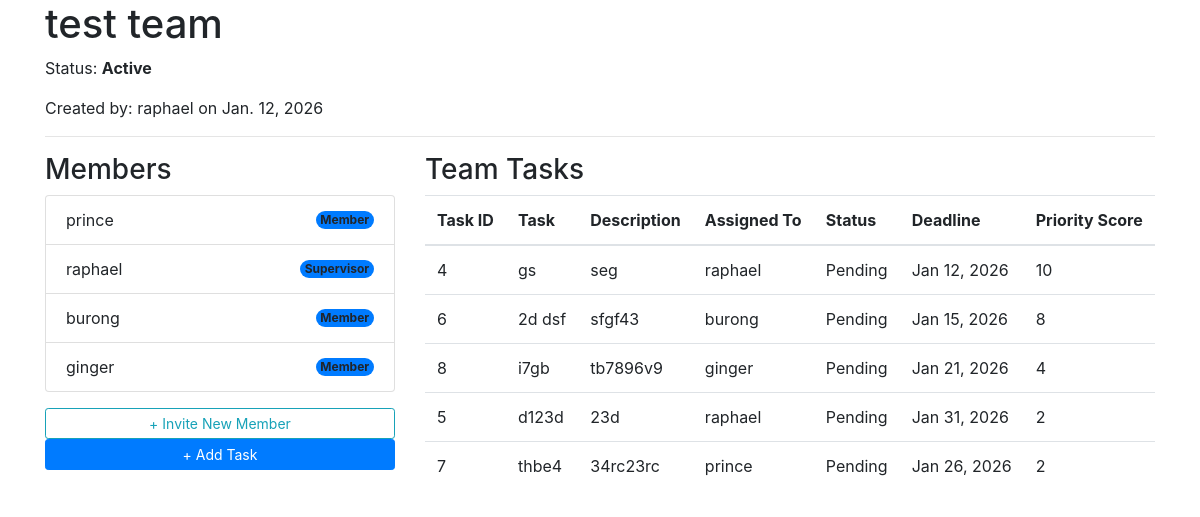
Page /main/team/8/ (signed in) on the earlier database version.
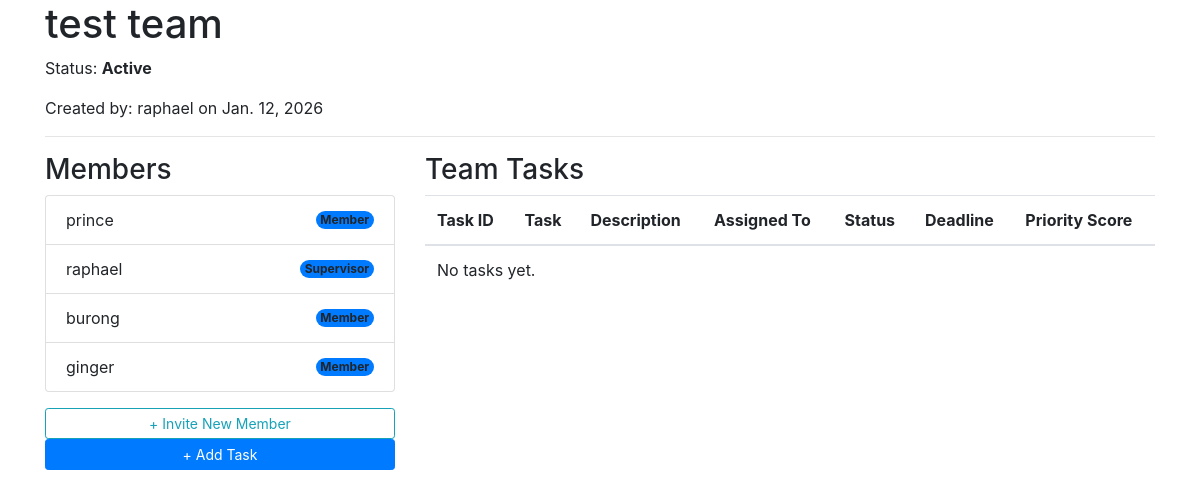
Same page on the later database version.
### main/models.py (models this page shows, shortened)
class Team(models.Model):
    ACTIVE = 'active'
    DELETED = 'deleted'
    CHOICES_STATUS = (
        (ACTIVE, 'Active'),
        (DELETED, 'Deleted')
    )
    title = models.CharField(max_length=255)
    members = models.ManyToManyField(User, related_name='teams', through='TeamMembership')
    created_by = models.ForeignKey(User, related_name='created_teams', on_delete=models.CASCADE)
    created_at = models.DateTimeField(auto_now_add=True)
    status = models.CharField(max_length=10, choices=CHOICES_STATUS, default=ACTIVE)
    invite_code = models.CharField(max_length=36, unique=True, blank=True, null=True)
    class Meta:
        ordering = ['title']

class TeamMembership(models.Model):
    ROLE_CHOICES = (
        ('supervisor', 'Supervisor'),
        ('member', 'Member')
    ) # role choices for each user
    user = models.ForeignKey(User, on_delete=models.CASCADE)
    team = models.ForeignKey(Team, on_delete=models.CASCADE)
    role = models.CharField(max_length=20, choices = ROLE_CHOICES)
    class Meta:
        unique_together = ('user', 'team') # so users can only have one role inside a team

class Task(models.Model):
    STATUS_CHOICES = (
        ('pending', 'Pending'),
        ('submitted', 'Submitted'),
        ('revision', 'Revision'),
        ('accomplished', 'Accomplishsed')
    ) # available status for each task
    DIFFICULTY_CHOICES = (
        (1,'1 - Very Easy'),
        (2,'2 - Easy'),
        (3,'3 - Medium'),
        (4,'4 - Hard'),
        (5,'5 - Very Hard')
    )
    team = models.ForeignKey(Team, on_delete=models.CASCADE, related_name='tasks')
    created_by = models.ForeignKey(User, on_delete=models.SET_NULL, null=True)
    task_id = models.AutoField(primary_key=True)
    title = models.CharField(max_length=200)
    description = models.TextField(max_length=120)
    assigned_to = models.ForeignKey(User, on_delete=models.SET_NULL,null=True,blank=True,related_name='assigned_tasks')
    deadline = models.DateTimeField()
    difficulty = models.IntegerField(choices=DIFFICULTY_CHOICES, default=1)
    status = models.CharField(max_length=20, choices=STATUS_CHOICES, default='pending')
    @property
    def priority_score(self):
        now = timezone.now()
        time_diff = self.deadline - now
        days_remaining = time_diff.days
        if days_remaining <= 0:
            return 10
        raw_score = self.difficulty + (10/max(days_remaining, 1))
        return min(max(round(raw_score), 1), 10)

### main/views.py (the view)
# urls.py: path("team/<int:team_id>/", views.team_detail, name='team-detail'),
@login_required
def team_detail(request, team_id):
    team = get_object_or_404(Team, id=team_id)
    user_membership = TeamMembership.objects.filter(user=request.user, team=team).first()
    if not user_membership:
        return redirect('main:profile') # Redirect if they try to snoop on other teams
    if request.method == "POST":
        form = CreateTask(request.POST)
        if form.is_valid():
            task = form.save(commit=False)
            task.team = team
            task.save()
            messages.success(request, "Task added successfully!")
            return redirect('main:team-detail', team_id=team.id)
    else:
        form = CreateTask()
    if hasattr(team, 'members'):
        form.fields['assigned_to'].queryset = team.members.all()
    pending_tasks = team.tasks.filter(status='pending')
    task_heap = TaskMaxHeap(pending_tasks)
    sorted_tasks = task_heap.get_sorted_tasks()
    all_memberships = TeamMembership.objects.filter(team=team).select_related('user')
    context = {
        'team': team,
        'my_role': user_membership.role,
        'memberships': all_memberships,
        'tasks': sorted_tasks,
        'form': form,
    }
    return render(request, 'main/team_detail.html', context)

### main/utils.py (called while the page is built)
    def _swap(self, i, j):
        self.heap[i], self.heap[j] = self.heap[j], self.heap[i]
        self.position_map[self.heap[i].task_id] = i
        self.position_map[self.heap[j].task_id] = j

    def insert(self, task):
        self.heap.append(task)
        idx = len(self.heap) - 1
        self.position_map[task.task_id] = idx
        self._sift_up(idx)

    def _sift_up(self, idx):
        while idx > 0:
            parent = (idx - 1) // 2
            if self.heap[idx].priority_score > self.heap[parent].priority_score:
                self._swap(idx, parent)
                idx = parent
            else:
                break

    def _sift_down(self, idx):
        length = len(self.heap)
        while True:
            largest = idx
            left = 2 * idx + 1
            right = 2 * idx + 2
            if left < length and self.heap[left].priority_score > self.heap[largest].priority_score:
                largest = left
            if right < length and self.heap[right].priority_score > self.heap[largest].priority_score:
                largest = right
            if largest != idx:
                self._swap(idx, largest)
                idx = largest
            else:
                break

    def pop_max(self):
        if not self.heap: return None
        return self.remove_by_id(self.heap[0].task_id)

    def remove_by_id(self, task_id):
        if task_id not in self.position_map:
            return None
        idx = self.position_map[task_id]
        last_idx = len(self.heap) - 1
        if idx == last_idx:
            removed = self.heap.pop()
            del self.position_map[task_id]
        else:
            self._swap(idx, last_idx)
            removed = self.heap.pop()
            del self.position_map[task_id]
            self._sift_down(idx)
            self._sift_up(idx)
        return removed

    def get_sorted_tasks(self):
        temp_heap = TaskMaxHeap(self.heap)
        sorted_list = []
        while temp_heap.heap:
            sorted_list.append(temp_heap.pop_max())
        return sorted_list

### main/templates/main/team_detail.html (shortened to what this page needs)
{% extends 'base/base.html' %}
{% block content %}
<div class="container">
    <h1>{{ team.title }}</h1>
    <p>Status: <strong>{{ team.get_status_display }}</strong></p>
    <p>Created by: {{ team.created_by.username }} on {{ team.created_at|date }}</p>
    <hr>
    <div class="row">
        <div class="col-md-4">
            <h3>Members</h3>
            <ul class="list-group">
                {% for mem in memberships %}
                    <li class="list-group-item d-flex justify-content-between align-items-center">
                        {{ mem.user.username }}
                        <span class="badge bg-primary rounded-pill">{{ mem.role|title }}</span>
                    </li>
                {% endfor %}
            </ul>
            <div class = 'd-flex flex-column'>
                {% if my_role == 'supervisor' %}
                    <a href="#"
                    class="btn btn-sm btn-outline-info mt-3"
                    id="generate-invite-btn"
                    data-team-id="{{ team.id }}">
                    + Invite New Member
                    </a>
                {% endif %}
                <button type="button" class="btn btn-sm btn-primary mb-2" data-toggle="modal" data-target="#addTaskModal">
                    + Add Task
                </button>
            </div>
        </div>
        <div class="col-md-8">
            <h3>Team Tasks</h3>
            <table class="table">
                <thead>
                    <tr>
                        <th>Task ID</th>
                        <th>Task</th>
                        <th>Description</th>
                        <th>Assigned To</th>
                        <th>Status</th>
                        <th>Deadline</th>
                        <th>Priority Score</th>
                    </tr>
                </thead>
                <tbody>
                    {% for task in tasks %}
                        <tr>
                            <td>{{ task.task_id }}</td>
                            <td>{{ task.title }}</td>
                            <td style="max-width: 250px; word-wrap: break-word; white-space: normal;">{{ task.description }}</td>
                            <td>{{ task.assigned_to.username }}</td>
                            <td>{{ task.get_status_display }}</td>
                            <td>{{ task.deadline|date:"M d, Y" }}</td>
                            <td>{{ task.priority_score }}</td>
                        </tr>
                    {% empty %}
                        <tr><td colspan="4">No tasks yet.</td></tr>
                    {% endfor %}
                </tbody>
            </table>
        </div>
    </div>
</div>
{% endblock %}

### myApp/templates/base/base.html (shortened to what this page needs)
<!DOCTYPE html>
<html lang="en">
<head>
  <link
    rel="stylesheet"
    href="https://stackpath.bootstrapcdn.com/bootstrap/4.5.2/css/bootstrap.min.css"
  >
</head>
<body>
  {% block content %}{% endblock %}
</body>
</html>

Differences in the rows shown:
removed Task: task_id "4", title "gs", description "seg", assigned_to.username "raphael", status "Pending", deadline "Jan 12, 2026", priority_score "10"
removed Task: task_id "6", title "2d dsf", description "sfgf43", assigned_to.username "burong", status "Pending", deadline "Jan 15, 2026", priority_score "8"
removed Task: task_id "8", title "i7gb", description "tb7896v9", assigned_to.username "ginger", status "Pending", deadline "Jan 21, 2026", priority_score "4"
removed Task: task_id "5", title "d123d", description "23d", assigned_to.username "raphael", status "Pending", deadline "Jan 31, 2026", priority_score "2"
removed Task: task_id "7", title "thbe4", description "34rc23rc", assigned_to.username "prince", status "Pending", deadline "Jan 26, 2026", priority_score "2"
Other differences:
text now shown: "No tasks yet."
